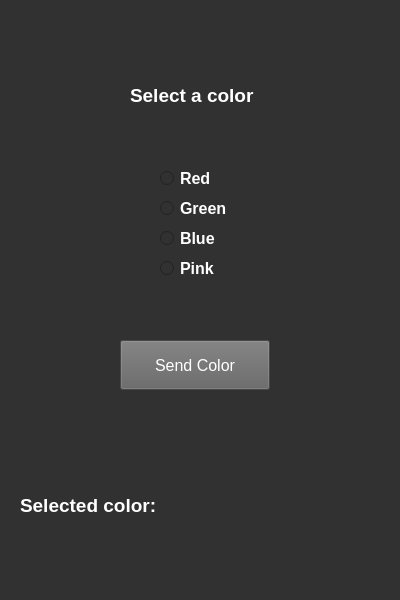
<?xml version="1.0" encoding="UTF-8"?>
<ui version="4.0">
 <class>MainWindow</class>
 <widget class="QMainWindow" name="MainWindow">
  <property name="geometry">
   <rect>
    <x>0</x>
    <y>0</y>
    <width>400</width>
    <height>600</height>
   </rect>
  </property>
  <property name="windowTitle">
   <string>MainWindow</string>
  </property>
  <property name="styleSheet">
   <string notr="true">background-color: rgb(49, 49, 49);</string>
  </property>
  <widget class="QWidget" name="centralwidget">
   <widget class="QRadioButton" name="radioButton">
    <property name="geometry">
     <rect>
      <x>160</x>
      <y>170</y>
      <width>141</width>
      <height>17</height>
     </rect>
    </property>
    <property name="font">
     <font>
      <pointsize>12</pointsize>
      <weight>75</weight>
      <bold>true</bold>
     </font>
    </property>
    <property name="styleSheet">
     <string notr="true">color: rgb(255, 255, 255);</string>
    </property>
    <property name="text">
     <string>Red</string>
    </property>
   </widget>
   <widget class="QRadioButton" name="radioButton_2">
    <property name="geometry">
     <rect>
      <x>160</x>
      <y>200</y>
      <width>141</width>
      <height>17</height>
     </rect>
    </property>
    <property name="font">
     <font>
      <pointsize>12</pointsize>
      <weight>75</weight>
      <bold>true</bold>
     </font>
    </property>
    <property name="styleSheet">
     <string notr="true">color: rgb(255, 255, 255);</string>
    </property>
    <property name="text">
     <string>Green</string>
    </property>
   </widget>
   <widget class="QRadioButton" name="radioButton_3">
    <property name="geometry">
     <rect>
      <x>160</x>
      <y>230</y>
      <width>141</width>
      <height>17</height>
     </rect>
    </property>
    <property name="font">
     <font>
      <pointsize>12</pointsize>
      <weight>75</weight>
      <bold>true</bold>
     </font>
    </property>
    <property name="styleSheet">
     <string notr="true">color: rgb(255, 255, 255);</string>
    </property>
    <property name="text">
     <string>Blue</string>
    </property>
   </widget>
   <widget class="QRadioButton" name="radioButton_4">
    <property name="geometry">
     <rect>
      <x>160</x>
      <y>260</y>
      <width>141</width>
      <height>17</height>
     </rect>
    </property>
    <property name="font">
     <font>
      <pointsize>12</pointsize>
      <weight>75</weight>
      <bold>true</bold>
     </font>
    </property>
    <property name="styleSheet">
     <string notr="true">color: rgb(255, 255, 255);</string>
    </property>
    <property name="text">
     <string>Pink</string>
    </property>
   </widget>
   <widget class="QLabel" name="label">
    <property name="geometry">
     <rect>
      <x>130</x>
      <y>80</y>
      <width>161</width>
      <height>31</height>
     </rect>
    </property>
    <property name="font">
     <font>
      <pointsize>14</pointsize>
      <weight>75</weight>
      <bold>true</bold>
     </font>
    </property>
    <property name="styleSheet">
     <string notr="true">color: rgb(255, 255, 255);</string>
    </property>
    <property name="text">
     <string>Select a color</string>
    </property>
   </widget>
   <widget class="QLabel" name="label_2">
    <property name="geometry">
     <rect>
      <x>20</x>
      <y>490</y>
      <width>300</width>
      <height>31</height>
     </rect>
    </property>
    <property name="font">
     <font>
      <pointsize>14</pointsize>
      <weight>75</weight>
      <bold>true</bold>
     </font>
    </property>
    <property name="styleSheet">
     <string notr="true">color: rgb(255, 255, 255);</string>
    </property>
    <property name="text">
     <string>Selected color: </string>
    </property>
   </widget>
   <widget class="QPushButton" name="pushButton">
    <property name="geometry">
     <rect>
      <x>120</x>
      <y>340</y>
      <width>150</width>
      <height>50</height>
     </rect>
    </property>
    <property name="font">
     <font>
      <pointsize>12</pointsize>
     </font>
    </property>
    <property name="styleSheet">
     <string notr="true">background-color: rgb(99, 99, 99);
color: rgb(255, 255, 255);</string>
    </property>
    <property name="text">
     <string>Send Color</string>
    </property>
   </widget>
  </widget>
  <widget class="QMenuBar" name="menubar">
   <property name="geometry">
    <rect>
     <x>0</x>
     <y>0</y>
     <width>400</width>
     <height>21</height>
    </rect>
   </property>
  </widget>
  <widget class="QStatusBar" name="statusbar"/>
 </widget>
 <resources/>
 <connections/>
</ui>
